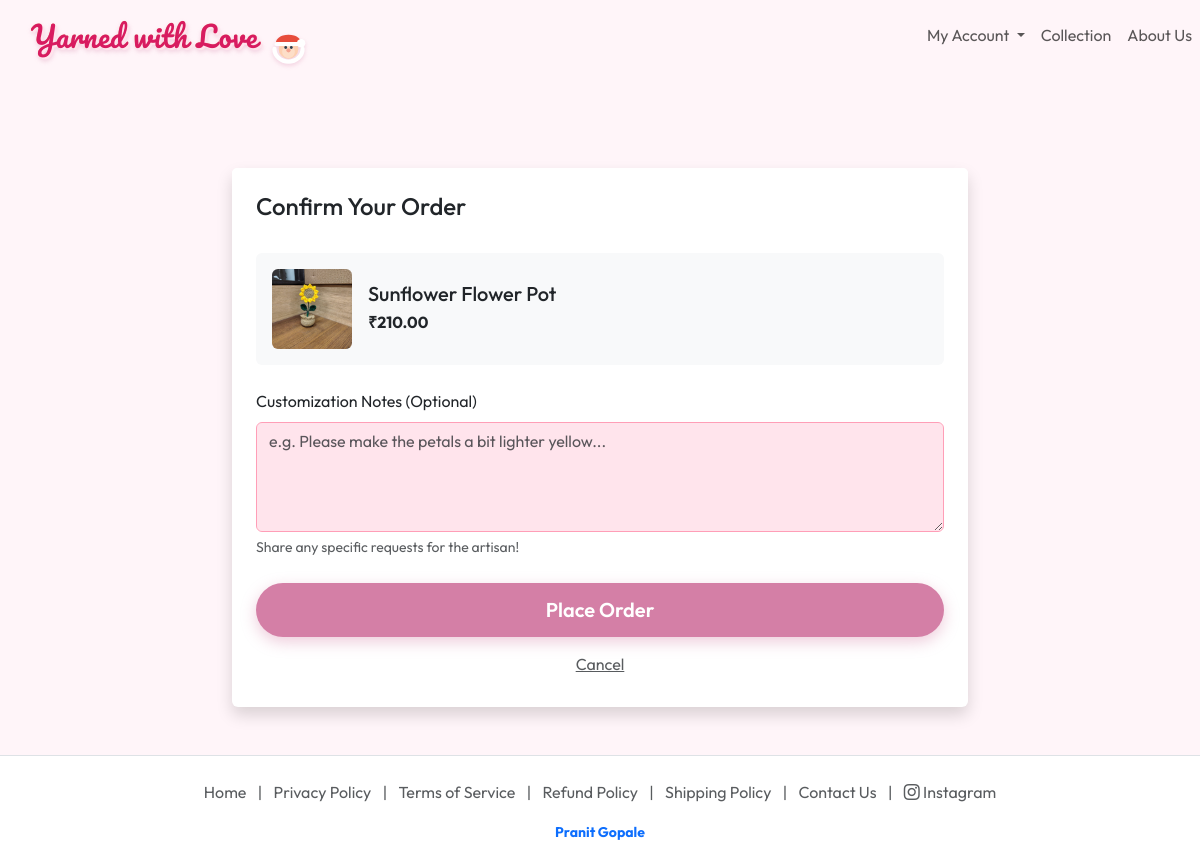
The app's page /order/create/26/ (signed in) with its own data.
### store/models.py (models this page shows, shortened)
class Product(models.Model):
    artisan = models.ForeignKey(settings.AUTH_USER_MODEL, on_delete=models.CASCADE, related_name='products')
    category = models.ForeignKey(Category, on_delete=models.SET_NULL, null=True, blank=True)
    name = models.CharField(max_length=200)
    description = models.TextField()
    price = models.DecimalField(max_digits=10, decimal_places=2, validators=[MinValueValidator(0.01)])
    mrp = models.DecimalField(max_digits=10, decimal_places=2, null=True, blank=True, help_text="Maximum Retail Price (for discount display)")
    image = models.ImageField(upload_to='products/', blank=True, null=True)
    color_name = models.CharField(max_length=50, blank=True, null=True, help_text="e.g. Red, Blue, Pastel Pink")
    variant_group = models.UUIDField(default=uuid.uuid4, editable=False, help_text="Products sharing this ID are variants of the same item")
    short_description = models.TextField(blank=True, help_text="Short intro for the product page")
    key_features = models.TextField(blank=True, help_text="Enter each feature on a new line")
    care_instructions = models.TextField(blank=True, help_text="Enter each instruction on a new line")
    specifications = models.TextField(blank=True, help_text="Comma-separated specs (e.g. 'Size: Small, Material: Cotton')")
    is_returnable = models.BooleanField(default=False, help_text="Is this item eligible for return?")
    estimated_days_to_complete = models.PositiveIntegerField(default=7, validators=[MinValueValidator(1)], help_text="Estimated days to make this item")
    is_active = models.BooleanField(default=True, help_text="Uncheck to hide this product")
    created_at = models.DateTimeField(auto_now_add=True)
    updated_at = models.DateTimeField(auto_now=True)
    class Meta:
        ordering = ['-created_at']
        indexes = [
            models.Index(fields=['artisan', '-created_at']),
            models.Index(fields=['category', '-created_at']),
            models.Index(fields=['is_active']),
            models.Index(fields=['variant_group']),
        ]

### store/views.py (the view, shortened to what this page needs)
# urls.py: path('order/create/<int:pk>/', views.create_order, name='create_order'),
@login_required
@require_http_methods(["GET", "POST"])
def create_order(request, pk):
    product = get_object_or_404(Product, pk=pk, is_active=True)
    return render(request, 'store/create_order.html', {'product': product})

### users/context_processors.py (called while the page is built)
def artisan_global_data(request):
    if request.user.is_authenticated and request.user.is_artisan:
        return {
            'my_products': Product.objects.filter(artisan=request.user)
        }
    return {}

### templates/store/create_order.html (shortened to what this page needs)
{% extends 'base.html' %}
{% block content %}
<div class="container py-5">
    <div class="row justify-content-center mt-5">
        <div class="col-md-8">
            <div class="card shadow border-0">
                <div class="card-header bg-white border-bottom-0 pt-4 px-4">
                    <h4 class="mb-0 display-text">Confirm Your Order</h4>
                </div>
                <div class="card-body p-4">
                    <div class="d-flex align-items-center mb-4 p-3 bg-light rounded">
                        {% if product.image %}
                        <img src="{{ product.image.url }}" alt="{{ product.name }}" class="rounded me-3"
                            style="width: 80px; height: 80px; object-fit: cover;">
                        {% endif %}
                        <div>
                            <h5 class="mb-1">{{ product.name }}</h5>
                            <p class="text-primary-custom fw-bold mb-0">₹{{ product.price }}</p>
                        </div>
                    </div>
                    <form method="post">
                        <div class="mb-4">
                            <label for="customization_notes" class="form-label">Customization Notes (Optional)</label>
                            <textarea class="form-control" id="customization_notes" name="customization_notes" rows="4"
                                placeholder="e.g. Please make the petals a bit lighter yellow..."></textarea>
                            <div class="form-text">Share any specific requests for the artisan!</div>
                        </div>
                        <div class="d-grid gap-2">
                            <button type="submit" class="btn btn-main btn-lg">Place Order</button>
                            <a href="{% url 'product_detail' product.pk %}" class="btn btn-link text-muted">Cancel</a>
                        </div>
                    </form>
                </div>
            </div>
        </div>
    </div>
</div>
{% endblock %}

### static/css/style.css (style rules this page uses)
:root { --primary-color: #d47fa6; --secondary-color: #ff9eb7; --accent-color: #eebbce; --bg-light: #fff5f9; --text-dark: #2c1810; --white: #ffffff; --shadow: 0 10px 30px rgba(212, 127, 166, 0.15); }
body { font-family: 'Outfit', sans-serif; color: var(--text-dark); background-color: var(--bg-light); margin: 0; line-height: 1.6; }
a { text-decoration: none; color: inherit; transition: 0.3s; }
.btn-main { background: var(--primary-color); color: white; padding: 12px 35px; border-radius: 50px; font-weight: 600; box-shadow: 0 5px 15px rgba(212, 127, 166, 0.4); border: none; }
.form-control { background-color: #ffe4ec !important; border: 1px solid var(--secondary-color); color: var(--text-dark); }

### records on screen
Product: image (picture), name "Sunflower Flower Pot", price "210.00"
